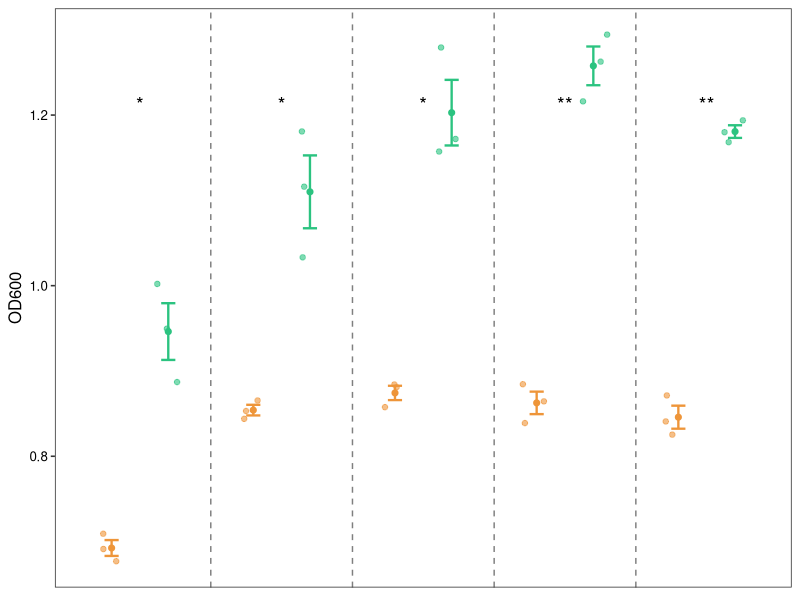
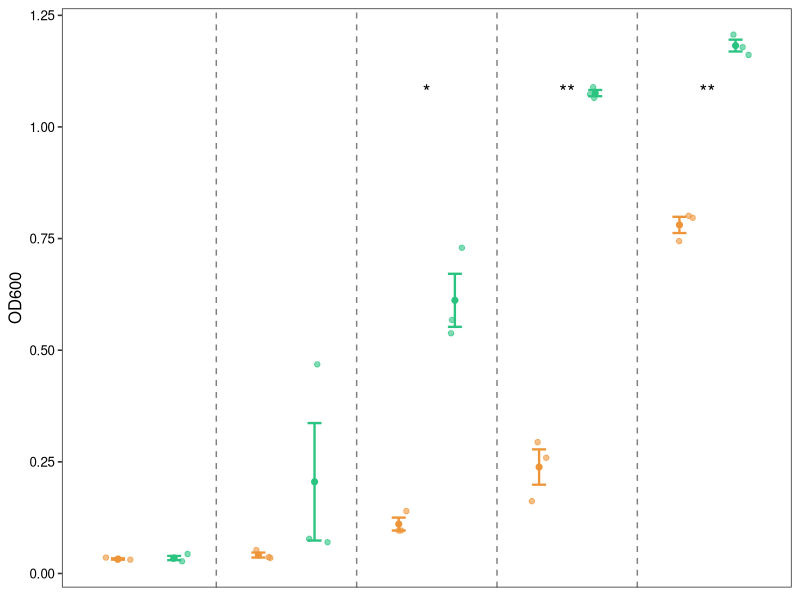
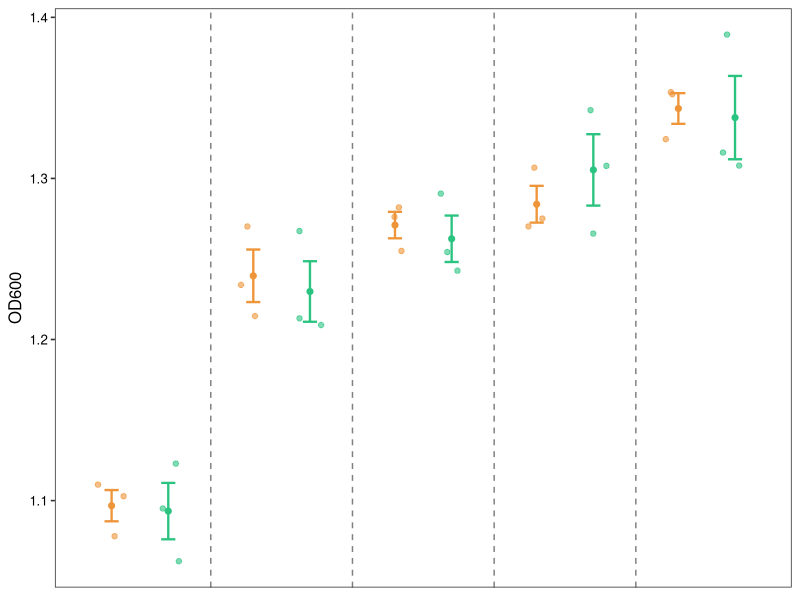
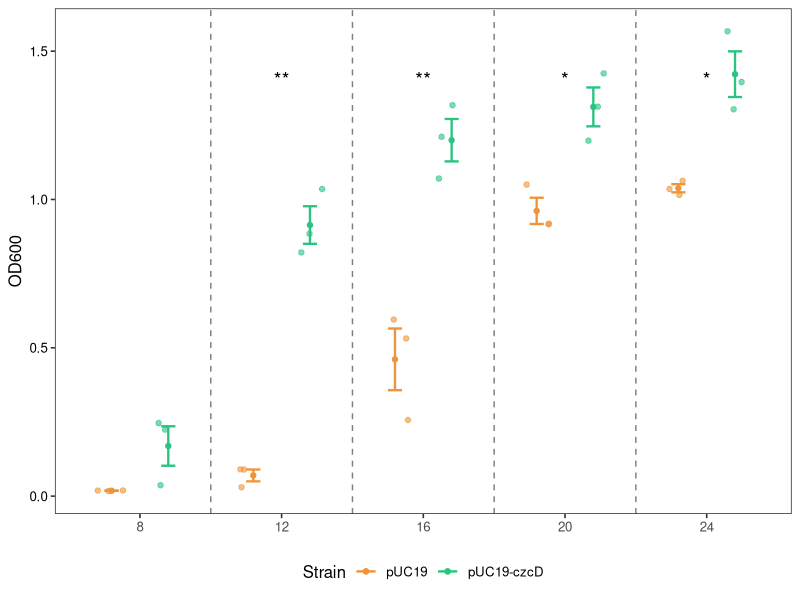
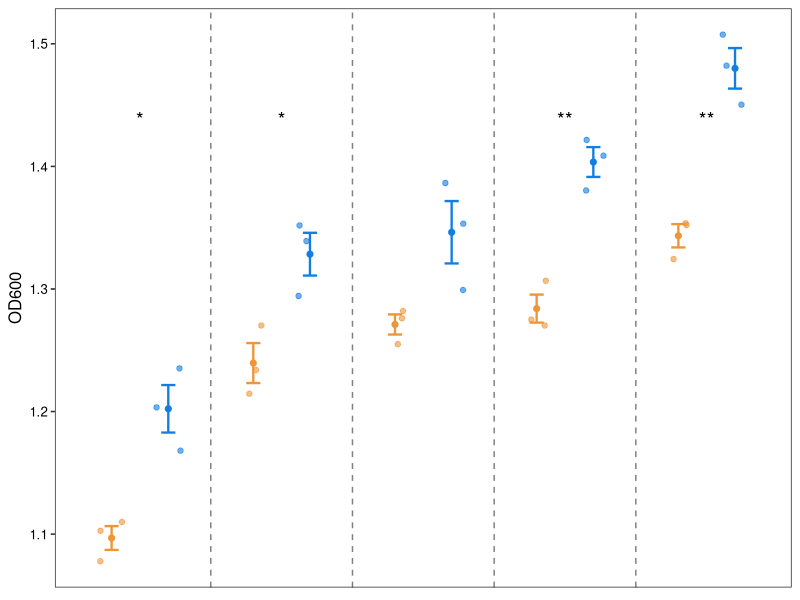
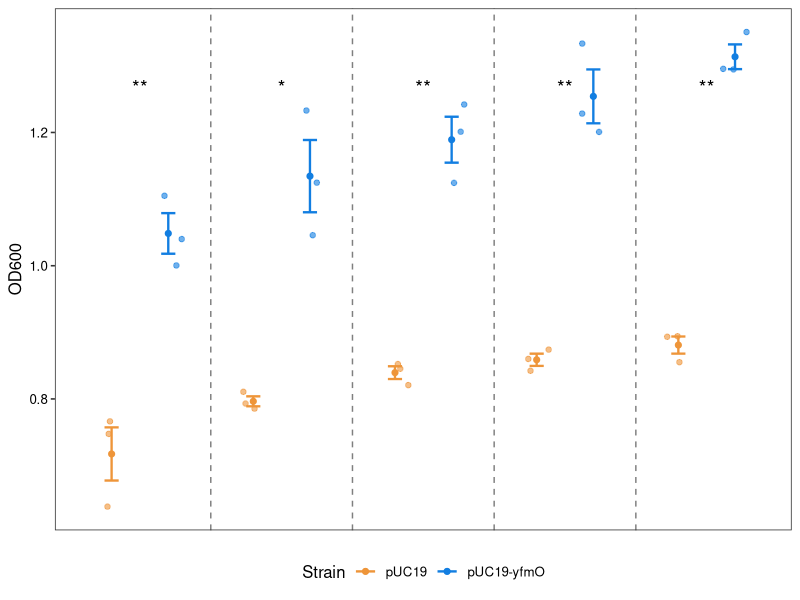

Write the R code that produced these figures, in order.
#### START ####
rm(list = ls())
library(ggplot2)
library(dplyr)
library(broom)
library(patchwork)



#### Fig.6 c ####
data <- read.csv("Co_data_b_0mm.csv", sep = ",", header = TRUE)
data$Time <- factor(data$Time, levels = unique(data$Time))
stat_test <- data %>%
  group_by(Time) %>%
  do(tidy(t.test(OD600 ~ Strain, data = .))) %>%
  select(Time, p.value) %>%
  mutate(
    sig = case_when(
      p.value < 0.01 ~ "**",
      p.value < 0.05 ~ "*",
      TRUE ~ ""
    )
  )


global_max_od <- max(data$OD600)  
y_pos_unified <- data %>%
  distinct(Time) %>%  
  mutate(y_pos = global_max_od * 0.93) %>%  
  left_join(stat_test, by = "Time") 


c_Co_0mm <- ggplot(data, aes(x = Time, y = OD600, color = Strain)) +
  geom_point(position = position_jitterdodge(jitter.width = 0.2,  dodge.width = 0.8), 
             size = 1.55, alpha = 0.6 ) +  
  geom_vline(xintercept = seq(1.5, length(unique(data$Time)) - 0.5, 1),
             linetype = "dashed", color = "gray50", linewidth = 0.5) +
  stat_summary(fun = mean, geom = "point", size = 1.75, position = position_dodge(0.8)) +
  stat_summary(fun.data = mean_se, geom = "errorbar", width = 0.2, position = position_dodge(0.8),
               linewidth = 0.8) +
  geom_text(
    data = y_pos_unified,  
    aes(x = Time, y = y_pos, label = sig),
    inherit.aes = FALSE, 
    size = 5, 
    vjust = 0        
  ) +
  scale_color_manual(values = c("#EE9539", "#2BC380")) +
  labs(y = "OD600", color = "Strain") +
  theme_bw(base_size = 12) +
  theme(
    panel.grid = element_blank(),
    legend.position = "none",
    axis.text.x = element_blank(),
    axis.ticks.x = element_blank(),
    axis.text.y = element_text(color = "black"),
    axis.title.x = element_blank()
  )


data <- read.csv("Cd_data_b_0.5mm.csv", sep = ",", header = TRUE)
data$Time <- factor(data$Time, levels = unique(data$Time))
stat_test <- data %>%
  group_by(Time) %>%
  do(tidy(t.test(OD600 ~ Strain, data = .))) %>%
  select(Time, p.value) %>%
  mutate(
    sig = case_when(
      p.value < 0.01 ~ "**",
      p.value < 0.05 ~ "*",
      TRUE ~ ""
    )
  )


global_max_od <- max(data$OD600)  
y_pos_unified <- data %>%
  distinct(Time) %>% 
  mutate(y_pos = global_max_od * 0.93) %>% 
  left_join(stat_test, by = "Time")  


c_Cd_0.5mm <- ggplot(data, aes(x = Time, y = OD600, color = Strain)) +
  geom_point(position = position_jitterdodge(jitter.width = 0.2,  dodge.width = 0.8), 
             size = 1.55, alpha = 0.6 ) +
  geom_vline(xintercept = seq(1.5, length(unique(data$Time)) - 0.5, 1),
             linetype = "dashed", color = "gray50", linewidth = 0.5) +
  stat_summary(fun = mean, geom = "point", size = 1.75, position = position_dodge(0.8)) +
  stat_summary(fun.data = mean_se, geom = "errorbar", width = 0.2, position = position_dodge(0.8),
               linewidth = 0.8) +
  geom_text(
    data = y_pos_unified, 
    aes(x = Time, y = y_pos, label = sig),
    inherit.aes = FALSE, 
    size = 5, 
    vjust = 0        
  ) +
  scale_color_manual(values = c("#EE9539", "#2BC380")) +
  labs(y = "OD600", color = "Strain") +
  theme_bw(base_size = 12) +
  theme(
    panel.grid = element_blank(),
    legend.position = "none",
    axis.text.x = element_blank(),
    axis.ticks.x = element_blank(),
    axis.text.y = element_text(color = "black"),
    axis.title.x = element_blank()
  )



data <- read.csv("Cd_data_b_0.75mm.csv", sep = ",", header = TRUE)
data$Time <- factor(data$Time, levels = unique(data$Time))

stat_test <- data %>%
  group_by(Time) %>%
  do(tidy(t.test(OD600 ~ Strain, data = .))) %>%
  select(Time, p.value) %>%
  mutate(
    sig = case_when(
      p.value < 0.01 ~ "**",
      p.value < 0.05 ~ "*",
      TRUE ~ ""
    )
  )

global_max_od <- max(data$OD600)  
y_pos_unified <- data %>%
  distinct(Time) %>%  
  mutate(y_pos = global_max_od * 0.88) %>%  
  left_join(stat_test, by = "Time")  


c_Cd_0.75mm <- ggplot(data, aes(x = Time, y = OD600, color = Strain)) +
  geom_point(position = position_jitterdodge(jitter.width = 0.2,  dodge.width = 0.8), 
             size = 1.55, alpha = 0.6 ) +
  geom_vline(xintercept = seq(1.5, length(unique(data$Time)) - 0.5, 1),
             linetype = "dashed", color = "gray50", linewidth = 0.5) +
  stat_summary(fun = mean, geom = "point", size = 1.75, position = position_dodge(0.8)) +
  stat_summary(fun.data = mean_se, geom = "errorbar", width = 0.2, position = position_dodge(0.8),
               linewidth = 0.8) +
  geom_text(
    data = y_pos_unified,  
    aes(x = Time, y = y_pos, label = sig),
    inherit.aes = FALSE, 
    size = 5, 
    vjust = 0       
  ) +
  scale_color_manual(values = c("#EE9539", "#2BC380")) +
  
  labs(y = "OD600", color = "Strain") +
  
  theme_bw(base_size = 12) +
  theme(
    panel.grid = element_blank(),
    legend.position = "none",
    axis.text.x = element_blank(),
    axis.ticks.x = element_blank(),
    axis.text.y = element_text(color = "black"),
    axis.title.x = element_blank()
  )



data <- read.csv("Co_data_b_1mm.csv", sep = ",", header = TRUE)
data$Time <- factor(data$Time, levels = unique(data$Time))


stat_test <- data %>%
  group_by(Time) %>%
  do(tidy(t.test(OD600 ~ Strain, data = .))) %>%
  select(Time, p.value) %>%
  mutate(
    sig = case_when(
      p.value < 0.01 ~ "**",
      p.value < 0.05 ~ "*",
      TRUE ~ ""
    )
  )


global_max_od <- max(data$OD600)  
y_pos_unified <- data %>%
  distinct(Time) %>%  
  mutate(y_pos = global_max_od * 0.88) %>%  
  left_join(stat_test, by = "Time")  


c_Co_1mm <- ggplot(data, aes(x = Time, y = OD600, color = Strain)) +
  geom_point(position = position_jitterdodge(jitter.width = 0.2,  dodge.width = 0.8), 
             size = 1.55, alpha = 0.6 ) +
  geom_vline(xintercept = seq(1.5, length(unique(data$Time)) - 0.5, 1),
             linetype = "dashed", color = "gray50", linewidth = 0.5) +
  stat_summary(fun = mean, geom = "point", size = 1.5, position = position_dodge(0.8)) +
  stat_summary(fun.data = mean_se, geom = "errorbar", width = 0.2, position = position_dodge(0.8),
               linewidth = 0.8) +
  geom_text(
    data = y_pos_unified,  
    aes(x = Time, y = y_pos, label = sig),
    inherit.aes = FALSE, 
    size = 5, 
    vjust = 0        
  ) +
  scale_color_manual(values = c("#EE9539", "#2BC380")) +
  labs(y = "OD600", color = "Strain") +
  theme_bw(base_size = 12) +
  theme(
    panel.grid = element_blank(),
    legend.position = "bottom",
    axis.text.y = element_text(color = "black"),
    axis.title.x = element_blank()
  )

#### Fig.6 d ####
data <- read.csv("Cu_data_b_0mm.csv", sep = ",", header = TRUE)
data$Time <- factor(data$Time, levels = unique(data$Time))
stat_test <- data %>%
  group_by(Time) %>%
  do(tidy(t.test(OD600 ~ Strain, data = .))) %>%
  select(Time, p.value) %>%
  mutate(
    sig = case_when(
      p.value < 0.01 ~ "**",
      p.value < 0.05 ~ "*",
      TRUE ~ ""
    )
  )


global_max_od <- max(data$OD600)  
y_pos_unified <- data %>%
  distinct(Time) %>%  
  mutate(y_pos = global_max_od * 0.95) %>%  
  left_join(stat_test, by = "Time") 


y_Cu_0mm <- ggplot(data, aes(x = Time, y = OD600, color = Strain)) +
  geom_point(position = position_jitterdodge(jitter.width = 0.2,  dodge.width = 0.8), 
             size = 1.55, alpha = 0.6 ) +
  geom_vline(xintercept = seq(1.5, length(unique(data$Time)) - 0.5, 1),
             linetype = "dashed", color = "gray50", linewidth = 0.5) +
  stat_summary(fun = mean, geom = "point", size = 1.75, position = position_dodge(0.8)) +
  stat_summary(fun.data = mean_se, geom = "errorbar", width = 0.2, position = position_dodge(0.8),
               linewidth = 0.8) +
  geom_text(
    data = y_pos_unified,  
    aes(x = Time, y = y_pos, label = sig),
    inherit.aes = FALSE, 
    size = 5, 
    vjust = 0        
  ) +
  scale_color_manual(values = c("#EE9539", "#127EE1")) +
  labs(y = "OD600", color = "Strain") +
  theme_bw(base_size = 12) +
  theme(
    panel.grid = element_blank(),
    legend.position = "none",
    axis.text.x = element_blank(),
    axis.ticks.x = element_blank(),
    axis.text.y = element_text(color = "black"),
    axis.title.x = element_blank()
  )


data <- read.csv("Cu_data_b_1mm.csv", sep = ",", header = TRUE)
data$Time <- factor(data$Time, levels = unique(data$Time))
stat_test <- data %>%
  group_by(Time) %>%
  do(tidy(t.test(OD600 ~ Strain, data = .))) %>%
  select(Time, p.value) %>%
  mutate(
    sig = case_when(
      p.value < 0.01 ~ "**",
      p.value < 0.05 ~ "*",
      TRUE ~ ""
    )
  )


global_max_od <- max(data$OD600)  
y_pos_unified <- data %>%
  distinct(Time) %>%  
  mutate(y_pos = global_max_od * 0.93) %>%  
  left_join(stat_test, by = "Time") 


y_Cu_1mm <- ggplot(data, aes(x = Time, y = OD600, color = Strain)) +
  geom_point(position = position_jitterdodge(jitter.width = 0.2,  dodge.width = 0.8), 
             size = 1.55, alpha = 0.6 ) +   
  geom_vline(xintercept = seq(1.5, length(unique(data$Time)) - 0.5, 1),
             linetype = "dashed", color = "gray50", linewidth = 0.5) +
  stat_summary(fun = mean, geom = "point", size = 1.75, position = position_dodge(0.8)) +
  stat_summary(fun.data = mean_se, geom = "errorbar", width = 0.2, position = position_dodge(0.8),
               linewidth = 0.8) +
  geom_text(
    data = y_pos_unified,  
    aes(x = Time, y = y_pos, label = sig),
    inherit.aes = FALSE, 
    size = 5, 
    vjust = 0        
  ) +
  scale_color_manual(values = c("#EE9539", "#127EE1")) +
  labs(y = "OD600", color = "Strain") +
  theme_bw(base_size = 12) +
  theme(
    panel.grid = element_blank(),
    legend.position = "bottom",
    axis.text.x = element_blank(),
    axis.ticks.x = element_blank(),
    axis.text.y = element_text(color = "black"),
    axis.title.x = element_blank()
  )
